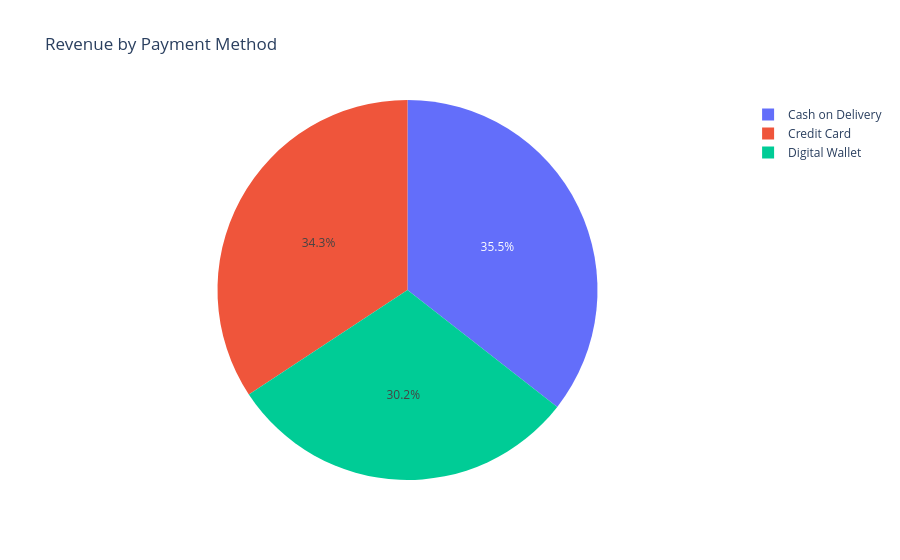

The notebook cell saved with this chart:
### Code cell
# Revenue by Payment Method
fig1 = px.pie(
    df,
    names='Payment_Method',
    values='Order_Value',
    title='Revenue by Payment Method'
)
fig1.show()

### Figure 1 — Plotly figure (JSON) as saved in the notebook; plotly's stock layout.template omitted (floating-point values rounded to 4 significant figures; data arrays with more than 128 entries replaced by an {"elided": "..."} marker saying what was removed)
{"data": [{"domain": {"x": [0.0, 1.0], "y": [0.0, 1.0]}, "hovertemplate": "Payment_Method=%{label}<br>Order_Value=%{value}<extra></extra>", "labels": {"elided": "1000 str values"}, "legendgroup": "", "name": "", "showlegend": true, "values": {"elided": "1000 int values"}, "type": "pie"}], "layout": {"legend": {"tracegroupgap": 0}, "title": {"text": "Revenue by Payment Method"}}}
